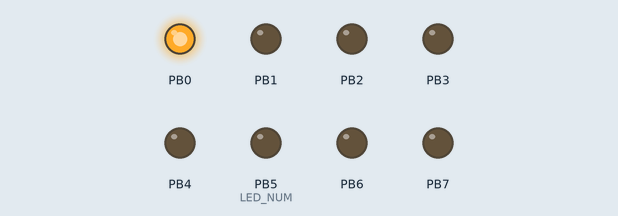
This program was run on a simulated ATmega328P, built with avr-gcc and emulated at 1 MHz (the files do not name the chip). Shown: output pins drawn as LEDs (lit = HIGH).

Above: at 0.02 s.
At 0.42 s:
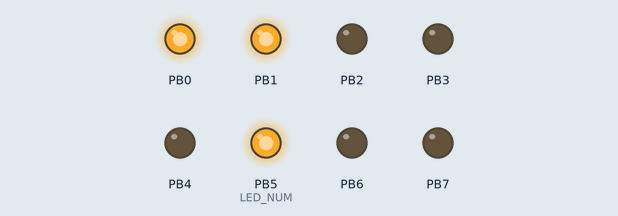
At 0.77 s:
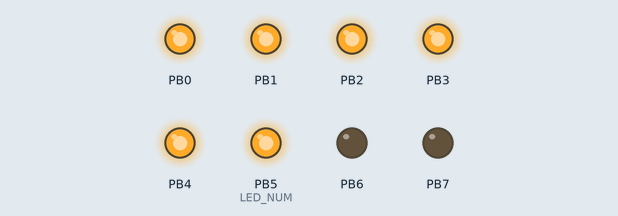
At 1.47 s:
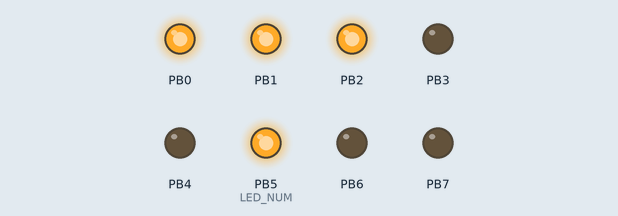
At 2.17 s:
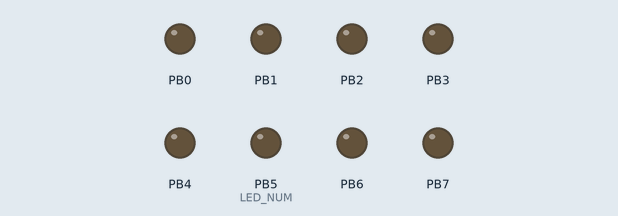
At 2.92 s:
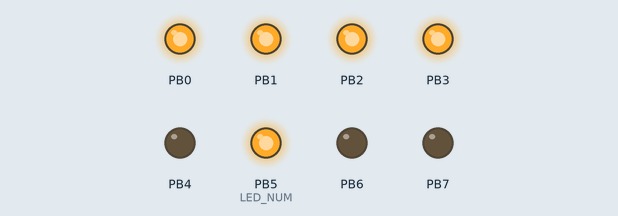
Timing chart, 0 to 3.2 s (numbered marks = the images above):
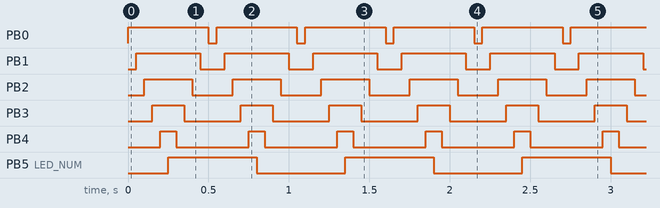

Measured:
- by itself, PB0: alternates HIGH for 0.50 s and LOW for 0.05 s
- by itself, PB1: alternates HIGH for 0.40 s and LOW for 0.15 s
- by itself, PB2: alternates HIGH for 0.30 s and LOW for 0.25 s
- by itself, PB3: alternates HIGH for 0.20 s and LOW for 0.35 s
- by itself, PB4: alternates HIGH for 0.10 s and LOW for 0.45 s
- by itself, PB5 (LED_NUM): alternates HIGH for 0.55 s and LOW for 0.55 s

The program:

main.c
```c
/*
 * GccApplication2.c
 *
 * Created: 3/17/2017 8:10:11 PM
 * Author : Brandon
 */

#define F_CPU 1000000UL

#include <avr/io.h>
#include <util/delay.h>

#define DMS 1000
#define LED_PORT	PORTB
#define LED_PIN		PINB
#define LED_DDR		DDRB
#define LED_NUM		5


int main(void)
{

	int i;
	LED_DDR = 0xff;


	while (1) {

		i = 0;

		while (i<LED_NUM) {
			LED_PORT ^= 1 << i;
			_delay_ms(DMS/20);
			i++;
		}

		while (i>=0) {
			LED_PORT ^= 1 << i;
			_delay_ms(DMS/20);
			i--;
		}


	}


	return (0);
}
```
